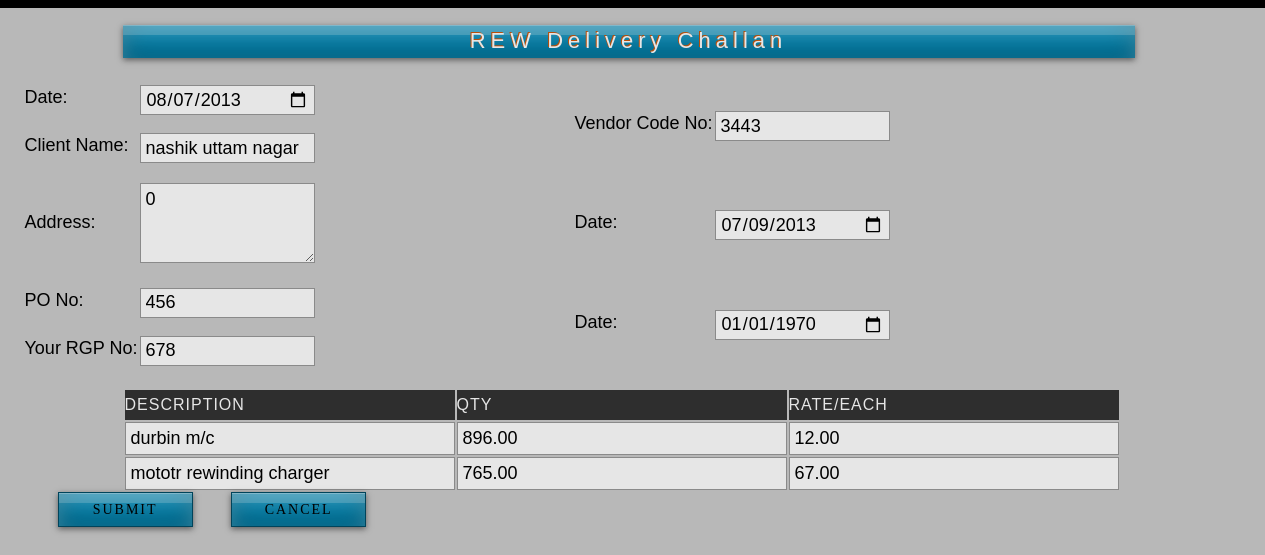
Before: /addreciept.php?id=1 with the older database file.
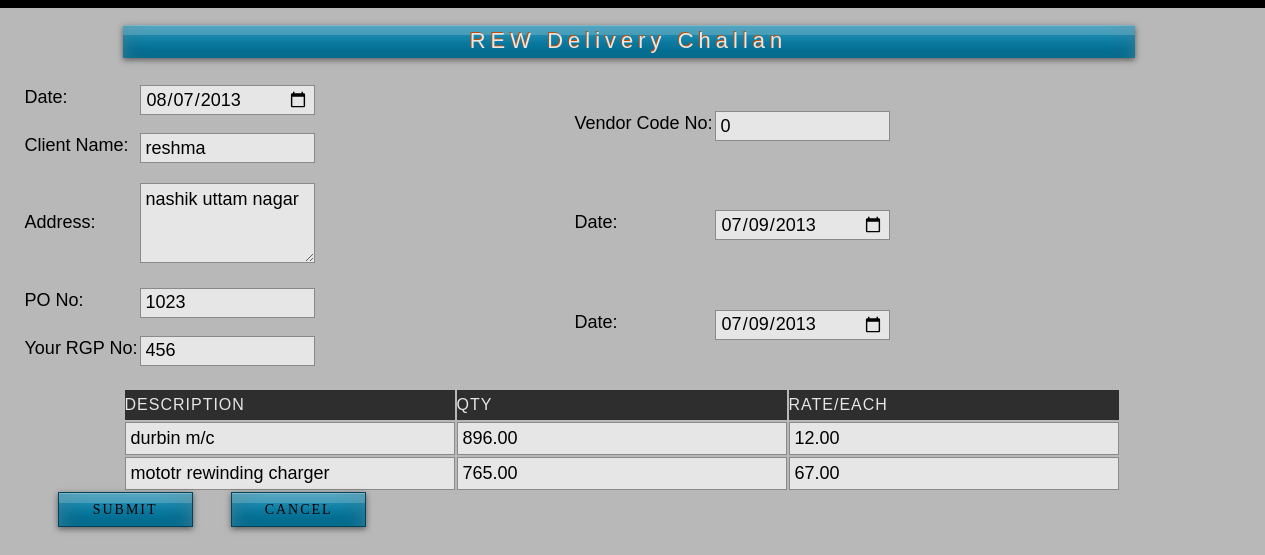
After: the same page with the newer database file.
### tables this page shows
CREATE TABLE IF NOT EXISTS `invoice` (
  `i_id` int(11) NOT NULL AUTO_INCREMENT,
  `q_date` varchar(25) NOT NULL,
  `gatepass_no` varchar(20) NOT NULL,
  `c_id` int(11) NOT NULL,
  `c_comp` varchar(50) NOT NULL,
  `q_name` varchar(25) NOT NULL,
  `q_address` varchar(100) NOT NULL,
  `q_mo` bigint(11) NOT NULL,
  `po_no` int(20) NOT NULL,
  `rgp_no` int(20) NOT NULL,
  `dc_no` int(20) NOT NULL,
  `code_no` varchar(20) NOT NULL,
  `tin_no` int(20) NOT NULL,
  `date1` date NOT NULL,
  `date2` date NOT NULL,
  PRIMARY KEY (`i_id`)
);

### addreciept.php (the view, shortened to what this page needs)
<?php
$in=$_REQUEST['id'];
$c_query="select * from invoice where i_id='$in'";
$c_res=mysql_query($c_query);
$c_row=mysql_fetch_array($c_res);
?>
<?php
 $c_query1="select * from sub_invoice where i_id='$in'";
$c_res1=mysql_query($c_query1);
$count=mysql_num_rows($c_res1);
?>
<html>
<head>
<link rel="stylesheet" href="styles2.css" type="text/css" />
<link rel="stylesheet" href="styles.css" type="text/css" />
</head>
<body>
<div id="container">
    <div id="sub-header">
                <div class="quo">
                <form name="form5" action="" method="post" enctype="multipart/form-data">
                <br />
                <div class="quotationI"><center>REW Delivery Challan</center></div>
                <br />
                <table class="q_info3" height="300px">
                <tr><td class="l_form">Date:</td><td><input name="q_date" class="q_in" type="date" value="<?php  echo date("Y-m-d"); ?>"/></td></tr>
                <tr><td class="l_form">Client Name:</td>
                <td>
                <input type="text" class="q_in" name="q_name" value="<?php echo $c_row[5]; ?>">
				</td>
                </tr>
                <tr><td class="l_form">Address:</td><td><textarea class="q_add" name="q_address"><?php echo $c_row[6]; ?></textarea></td></tr>
                <tr><td class="l_form">PO No:</td>
                <td>
                <input type="text" class="q_in" name="po_no" value="<?php echo $c_row[8]; ?>" >
				</td>
                </tr>
                <tr><td class="l_form">Your RGP No:</td>
                <td>
                <input type="text" class="q_in" name="rgp" value="<?php echo $c_row[9]; ?>">
				</td></tr>
                </table>
                <table class="q_info5">
                 <tr><td class="l_form">Vendor Code No:</td>
                <td>
                <input type="text" name="vendr" class="q_in" value="<?php echo $c_row[11]; ?>"/>
				</td></tr>
                 <tr><td class="l_form">Date:</td>
                <td>
                <input type="date" class="q_in" name="date1" value="<?php echo date('Y-m-d', strtotime($c_row[13])); ?>" >
				</td></tr>
                <tr><td class="l_form">Date:</td>
                <td>
                <input type="date" class="q_in" name="date2"value="<?php echo date('Y-m-d', strtotime($c_row[14])); ?>" >
				</td></tr>
                </table>
                <br />
                <table class="des">
                <tr>
                <td class="heading">DESCRIPTION</td>
                <td class="heading" >QTY</td>
                <td class="heading">RATE/EACH</td>
                </tr>
                               <?php
               $count1=1;
				if($count!=NULL)
				{
				while($rows=mysql_fetch_array($c_res1))
				{
					if($count>0)
					{
				?>
                <tr>
                <td>
                 <input class="des_in" type="text" name="d[<?php echo $count1; ?>]" id="0" value="<?php echo $rows[2]?>"><br>
                </td>
                <td>
                 <input class="des_q" type="text" name="q[<?php echo $count1; ?>]" id="0" value="<?php echo $rows[3]?>"><br>
                </td>
                <td>
                 <input class="des_r" type="text" name="r[<?php echo $count1; ?>]" id="0" value="<?php echo $rows[4]?>"><br>
                </td>
                </tr>
                <?php
					$count1=$count1+1;
					}
					$count=$count-1;
					}
                }
				?>
                </table>
                <?php
                $qury="select * from reciept where i_id=$c_row[0]";
				$ans=mysql_query($qury);
				$cnt=mysql_num_rows($ans);
				if($cnt>0)
				{
					echo"<h4> You Can Print the Reciept Record is Inserted Successfully";
				}
				else
				{
		?>
                <div class="q_button5">
            	 <input name="submit" class="formbutton" value=" Submit " type="submit" onClick="javascript:return validateMyForm();" />
                <input name="cancel" class="formbutton" value="Cancel" type="submit" />
                </div>
                <?php }
				?>
                </form>
  				</div>
                </div>
</div>
</body>
</html>

Changed rows visible on the page:
changed invoice "nashik uttam nagar": q_name "nashik uttam nagar" → "reshma"; q_address "0" → "nashik uttam nagar"; po_no "456" → "1023"; rgp "678" → "456"; vendr "3443" → "0"
Other visible differences:
form field date2: "01/01/1970" → "07/09/2013"
